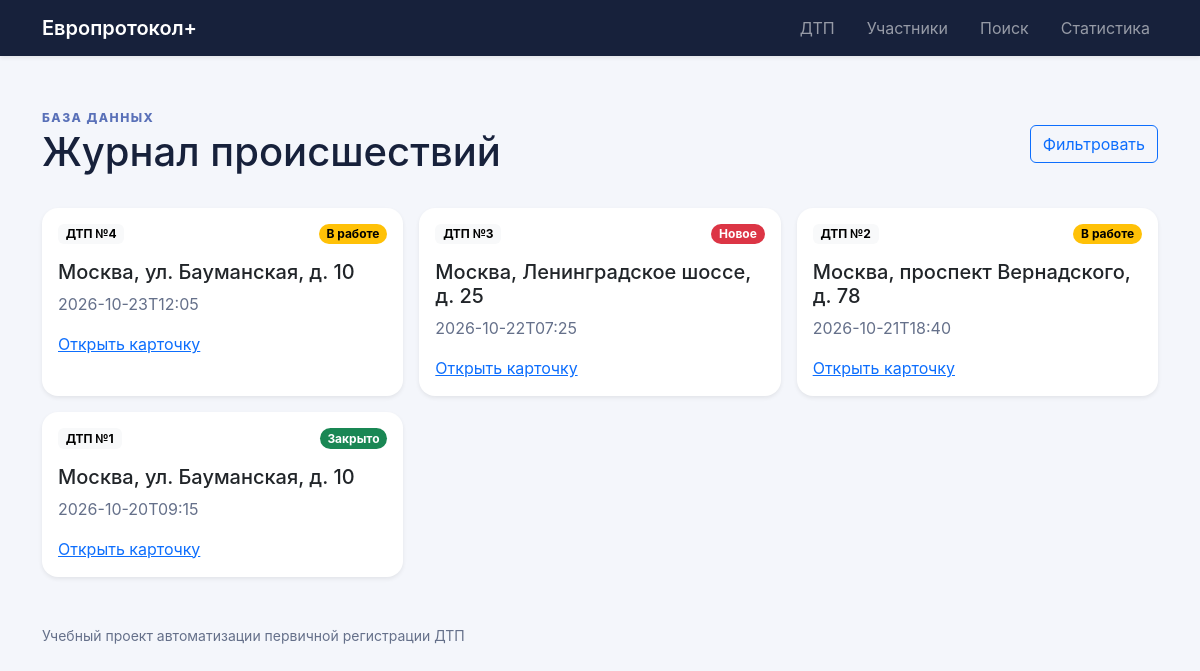
Page /accidents/ on the committed database.
### accidents/views.py (the view)
# urls.py: path("", views.accident_list, name="list"),
def accident_list(request):
    return render(
        request,
        "accidents/accident_list.html",
        {"accidents": get_accidents()},
    )

### db/database.py (called while the page is built)
def get_connection() -> sqlite3.Connection:
    connection = sqlite3.connect(DB_PATH)
    connection.execute("PRAGMA foreign_keys = ON")
    connection.row_factory = sqlite3.Row
    return connection

### db/queries.py (called while the page is built)
def fetch_all(sql: str, parameters: tuple = ()) -> list[dict]:
    with get_connection() as connection:
        rows = connection.execute(sql, parameters).fetchall()
    return [dict(row) for row in rows]

def get_accidents() -> list[dict]:
    return fetch_all(
        """
        SELECT id, location, occurred_at, has_injured, has_fire, status,
               CASE
                 WHEN has_injured = 1 OR has_fire = 1
                 THEN 'Повышенная опасность'
                 ELSE 'Без пострадавших'
               END AS category
        FROM accidents
        ORDER BY occurred_at DESC
        """
    )

### accidents/templates/accidents/accident_list.html (shortened to what this page needs)
{% extends "base.html" %}
{% block content %}
<div class="section-heading"><div><span class="eyebrow">База данных</span><h1>Журнал происшествий</h1></div><a class="btn btn-outline-primary" href="{% url 'accidents:search' %}">Фильтровать</a></div>
<div class="row g-3">
  {% for accident in accidents %}
    <div class="col-md-6 col-lg-4">{% include "accidents/includes/accident_card.html" with accident=accident %}</div>
  {% empty %}<div class="empty-state"><h2>Записей нет</h2><p>Импортируйте данные из JSON.</p></div>{% endfor %}
</div>
{% endblock %}

### accidents/templates/accidents/includes/accident_card.html
<article class="card h-100 border-0 shadow-sm">
  <div class="card-body">
    <div class="d-flex justify-content-between align-items-start gap-2">
      <span class="badge text-bg-light">ДТП №{{ accident.id }}</span>
      {% include "accidents/includes/status.html" with status=accident.status %}
    </div>
    <h3 class="h5 mt-3">{{ accident.location }}</h3>
    <p class="text-secondary mb-3">{{ accident.occurred_at|slice:":16" }}</p>
    <a class="stretched-link" href="{% url 'accidents:detail' accident.id %}">Открыть карточку</a>
  </div>
</article>

### accidents/templates/accidents/includes/status.html
{% if status == "closed" %}
  <span class="badge rounded-pill text-bg-success">Закрыто</span>
{% elif status == "processing" %}
  <span class="badge rounded-pill text-bg-warning">В работе</span>
{% else %}
  <span class="badge rounded-pill text-bg-danger">Новое</span>
{% endif %}

### static/css/style.css (style rules this page uses)
:root { --ink: #17213b; --muted: #65708a; --accent: #3056d3; --surface: #f4f6fb; }
body { color: var(--ink); background: var(--surface); font-family: Inter, "Segoe UI", sans-serif; }
.eyebrow { color: #5970b8; font-size: .76rem; font-weight: 800; letter-spacing: .12em; text-transform: uppercase; }
.metric span, .text-secondary { color: var(--muted) !important; }
.section-heading, .detail-header { display: flex; align-items: center; justify-content: space-between; gap: 1rem; margin-bottom: 1.5rem; }
.card { border-radius: 1rem; transition: transform .2s ease, box-shadow .2s ease; }

### rows in the picture
accidents: id "4", shows "В работе", location "Москва, ул. Бауманская, д. 10", occurred_at "2026-10-23T12:05"
accidents: id "3", shows "Новое", location "Москва, Ленинградское шоссе, д. 25", occurred_at "2026-10-22T07:25"
accidents: id "2", shows "В работе", location "Москва, проспект Вернадского, д. 78", occurred_at "2026-10-21T18:40"
accidents: id "1", shows "Закрыто", location "Москва, ул. Бауманская, д. 10", occurred_at "2026-10-20T09:15"
